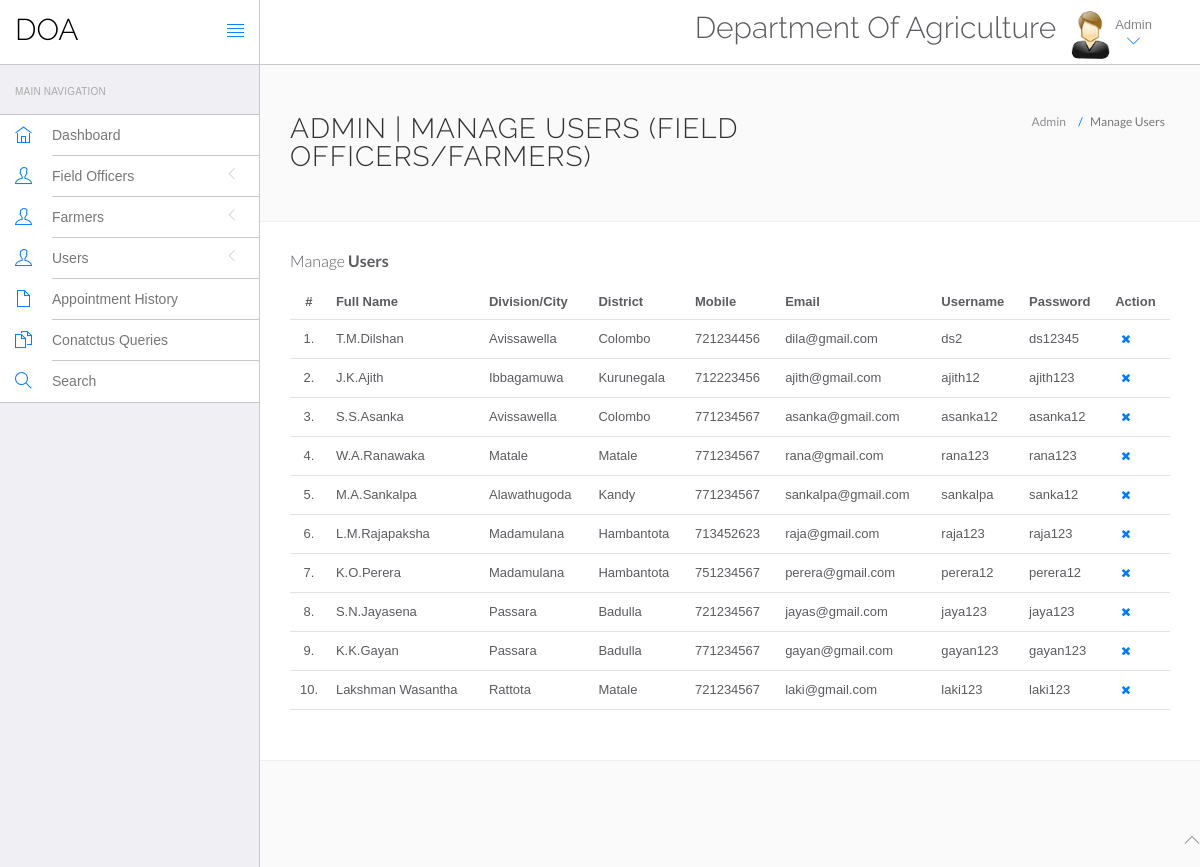
The app's page /doa/main/admin/manage-users.php with its own data.
### tables this page shows
CREATE TABLE `users` (
  `id` int(11) NOT NULL,
  `name` varchar(255) NOT NULL,
  `email` varchar(255) DEFAULT NULL,
  `username` varchar(255) DEFAULT NULL,
  `password` varchar(255) DEFAULT NULL,
  `division` varchar(255) NOT NULL,
  `district` varchar(255) NOT NULL,
  `contactno` int(255) NOT NULL
);

### doa/main/admin/manage-users.php (the view, shortened to what this page needs)
<?php
include('include/config.php');
?>
<!DOCTYPE html>
<html lang="en">
	<head>
		<link rel="stylesheet" href="vendor/bootstrap/css/bootstrap.min.css">
		<link rel="stylesheet" href="vendor/fontawesome/css/font-awesome.min.css">
		<link rel="stylesheet" href="vendor/themify-icons/themify-icons.min.css">
		<link href="vendor/animate.css/animate.min.css" rel="stylesheet" media="screen">
		<link href="vendor/perfect-scrollbar/perfect-scrollbar.min.css" rel="stylesheet" media="screen">
		<link href="vendor/switchery/switchery.min.css" rel="stylesheet" media="screen">
		<link href="vendor/bootstrap-touchspin/jquery.bootstrap-touchspin.min.css" rel="stylesheet" media="screen">
		<link href="vendor/select2/select2.min.css" rel="stylesheet" media="screen">
		<link href="vendor/bootstrap-datepicker/bootstrap-datepicker3.standalone.min.css" rel="stylesheet" media="screen">
		<link href="vendor/bootstrap-timepicker/bootstrap-timepicker.min.css" rel="stylesheet" media="screen">
		<link rel="stylesheet" href="assets/css/styles.css">
		<link rel="stylesheet" href="assets/css/plugins.css">
		<link rel="stylesheet" href="assets/css/themes/theme-1.css" id="skin_color" />
	</head>
	<body>
		<div id="app">
<?php include('include/sidebar.php');?>
			<div class="app-content">
						<?php include('include/header.php');?>
				<div class="main-content" >
					<div class="wrap-content container" id="container">
						<section id="page-title">
							<div class="row">
								<div class="col-sm-8">
									<h1 class="mainTitle">Admin | Manage Users (Field Officers/Farmers)</h1>
																	</div>
								<ol class="breadcrumb">
									<li>
										<span>Admin</span>
									</li>
									<li class="active">
										<span>Manage Users</span>
									</li>
								</ol>
							</div>
						</section>
						<div class="container-fluid container-fullw bg-white">
									<div class="row">
								<div class="col-md-12">
									<h5 class="over-title margin-bottom-15">Manage <span class="text-bold">Users</span></h5>
									<table class="table table-hover" id="sample-table-1">
										<thead>
											<tr>
												<th class="center">#</th>
												<th>Full Name</th>
												<th class="hidden-xs">Division/City</th>
												<th>District</th>
												<th>Mobile </th>
												<th>Email </th>
												<th>Username</th>
												<th>Password</th>
												<th>Action</th>
											</tr>
										</thead>
										<tbody>
													<?php
													$sql=mysqli_query($con,"select * from users");
													$cnt=1;
													while($row=mysqli_fetch_array($sql))
													{
													?>
											<tr>
												<td class="center"><?php echo $cnt;?>.</td>
												<td class="hidden-xs"><?php echo $row['name'];?></td>
												<td><?php echo $row['division'];?></td>
												<td><?php echo $row['district'];?></td>
												<td><?php echo $row['contactno'];?></td>
												<td><?php echo $row['email'];?></td>
												<td><?php echo $row['username'];?></td>
												<td><?php echo $row['password'];?>
												</td>
												<td >
												<div class="visible-md visible-lg hidden-sm hidden-xs">
	<a href="manage-users.php?id=<?php echo $row['id']?>&del=delete" onClick="return confirm('Are you sure you want to delete?')"class="btn btn-transparent btn-xs tooltips" tooltip-placement="top" tooltip="Remove"><i class="fa fa-times fa fa-white"></i></a>
												</div>
												</td>
											</tr>
											<?php
$cnt=$cnt+1;
											 }?>
										</tbody>
									</table>
								</div>
							</div>
								</div>
							</div>
						</div>
					</div>
				</div>
	<?php include('include/footer.php');?>
	</body>
</html>

### doa/main/admin/assets/css/themes/theme-1.css (style rules this page uses)
body { background: #FAFAFA; }

### records on screen
users: name "T.M.Dilshan", division "Avissawella", district "Colombo", contactno "721234456", email "dila@gmail.com", username "ds2", password "ds12345"
users: name "J.K.Ajith", division "Ibbagamuwa", district "Kurunegala", contactno "712223456", email "ajith@gmail.com", username "ajith12", password "ajith123"
users: name "S.S.Asanka", division "Avissawella", district "Colombo", contactno "771234567", email "asanka@gmail.com", username "asanka12", password "asanka12"
users: name "W.A.Ranawaka", division "Matale", district "Matale", contactno "771234567", email "rana@gmail.com", username "rana123", password "rana123"
users: name "M.A.Sankalpa", division "Alawathugoda", district "Kandy", contactno "771234567", email "sankalpa@gmail.com", username "sankalpa", password "sanka12"
users: name "L.M.Rajapaksha", division "Madamulana", district "Hambantota", contactno "713452623", email "raja@gmail.com", username "raja123", password "raja123"
users: name "K.O.Perera", division "Madamulana", district "Hambantota", contactno "751234567", email "perera@gmail.com", username "perera12", password "perera12"
users: name "S.N.Jayasena", division "Passara", district "Badulla", contactno "721234567", email "jayas@gmail.com", username "jaya123", password "jaya123"
users: name "K.K.Gayan", division "Passara", district "Badulla", contactno "771234567", email "gayan@gmail.com", username "gayan123", password "gayan123"
users: name "Lakshman Wasantha", division "Rattota", district "Matale", contactno "721234567", email "laki@gmail.com", username "laki123", password "laki123"
